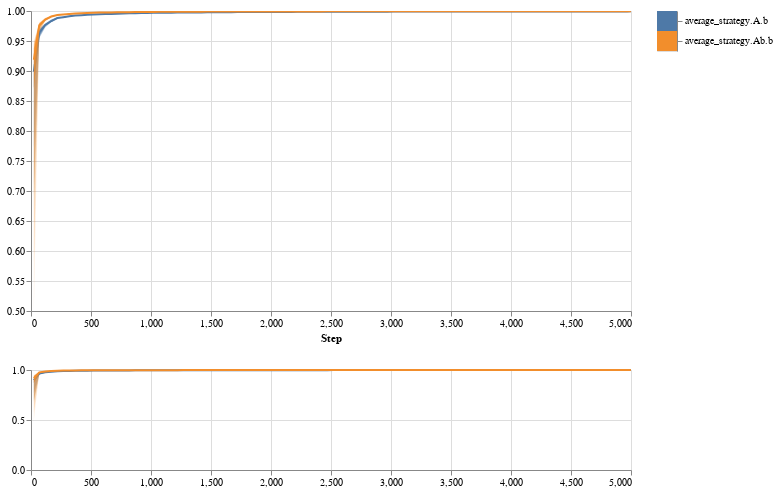

Notebook cell for this chart:
### Code cell
analytics.distribution(ind.average_strategy_A_b + ind.average_strategy_Ab_b,
                      width=600, height=300)
